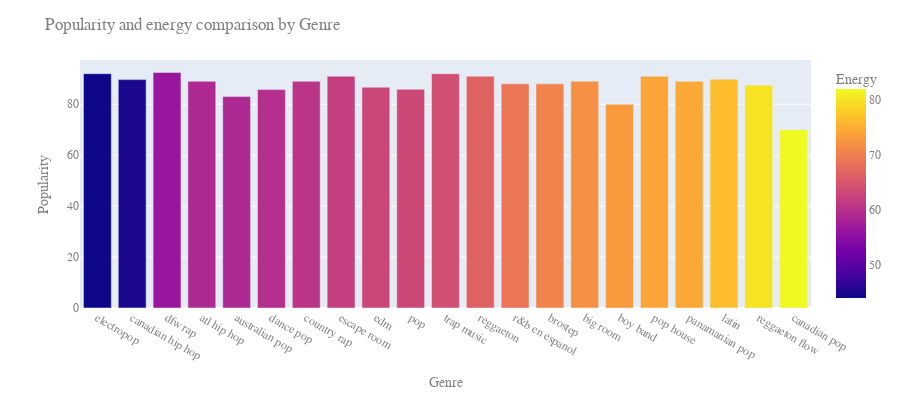

Notebook cell for this chart:
### Markdown cell above
As you can see above, while there is an negative relationship between Energy and Acousticness, there is a positive relationship between Energy and Loudness.

### Code cell
import plotly.express as px

fig = px.bar(a, x='Genre', y='Popularity',
             hover_data=['Energy', 'Length'],
             color='Energy',height=400)

fig.update_layout(
    title="Popularity and energy comparison by Genre",
    font=dict(
        family="Courier New, monospace",
        size=12,
        color="#7f7f7f"
    )
)

fig.show()

### Figure 1 — Plotly figure (JSON) as saved in the notebook; plotly's stock layout.template omitted (floating-point values rounded to 4 significant figures)
{"data": [{"alignmentgroup": "True", "customdata": [[44, 194.5], [45, 193], [56.5, 166.5], [59, 200], [59, 210], [59.88, 202.6], [60.5, 136], [62, 173], [63, 218.7], [63.29, 195.4], [64, 131], [66.5, 213.5], [69, 162], [70.5, 198], [72, 164], [73, 181], [74, 153], [74.5, 257], [76.6, 225.2], [80, 305.5], [82, 191]], "hovertemplate": "Genre=%{x}<br>Popularity=%{y}<br>Energy=%{marker.color}<br>Length=%{customdata[1]}<extra></extra>", "legendgroup": "", "marker": {"color": [44, 45, 56.5, 59, 59, 59.88, 60.5, 62, 63, 63.29, 64, 66.5, 69, 70.5, 72, 73, 74, 74.5, 76.6, 80, 82], "coloraxis": "coloraxis", "pattern": {"shape": ""}}, "name": "", "offsetgroup": "", "orientation": "v", "showlegend": false, "textposition": "auto", "type": "bar", "x": ["electropop", "canadian hip hop", "dfw rap", "atl hip hop", "australian pop", "dance pop", "country rap", "escape room", "edm", "pop", "trap music", "reggaeton", "r&b en espanol", "brostep", "big room", "boy band", "pop house", "panamanian pop", "latin", "reggaeton flow", "canadian pop"], "xaxis": "x", "y": [92, 89.67, 92.5, 89, 83, 85.75, 89, 91, 86.67, 85.86, 92, 91, 88, 88, 89, 80, 91, 89, 89.8, 87.5, 70], "yaxis": "y"}], "layout": {"barmode": "relative", "coloraxis": {"colorbar": {"title": {"text": "Energy"}}, "colorscale": [[0, "#0d0887"], [0.1111, "#46039f"], [0.2222, "#7201a8"], [0.3333, "#9c179e"], [0.4444, "#bd3786"], [0.5556, "#d8576b"], [0.6667, "#ed7953"], [0.7778, "#fb9f3a"], [0.8889, "#fdca26"], [1, "#f0f921"]]}, "font": {"color": "#7f7f7f", "family": "Courier New, monospace", "size": 12}, "height": 400, "legend": {"tracegroupgap": 0}, "margin": {"t": 60}, "title": {"text": "Popularity and energy comparison by Genre"}, "xaxis": {"anchor": "y", "domain": [0, 1], "title": {"text": "Genre"}}, "yaxis": {"anchor": "x", "domain": [0, 1], "title": {"text": "Popularity"}}}}
